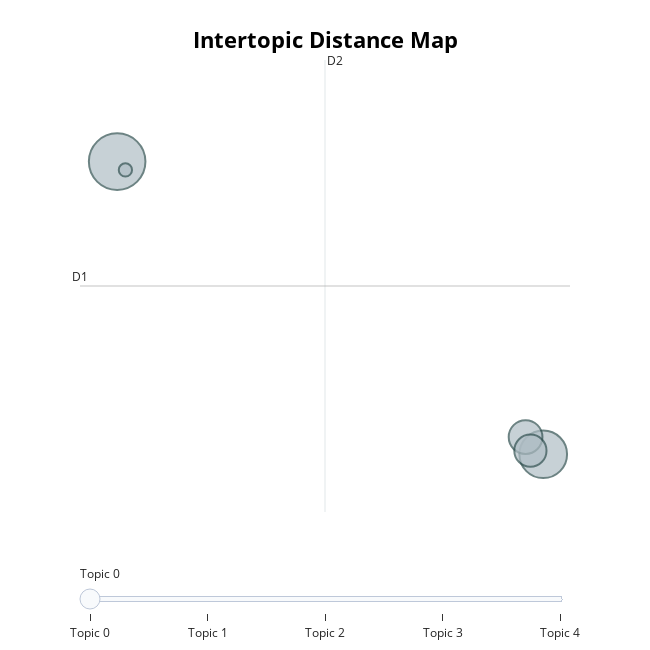

The code cell stored with this chart in its notebook:
### Code cell
# Visualize Topics (Intertopic Distance Map)
fig_topics = topic_model.visualize_topics()
fig_topics.show()

### Figure 1 — Plotly figure (JSON) as saved in the notebook; plotly's stock layout.template omitted (floating-point values rounded to 4 significant figures)
{"data": [{"customdata": [[0, "wa | product | one | work | great", 818], [1, "book | read | wa | story | one", 581], [2, "album | cd | song | music | like", 291], [3, "movie | film | wa | one | dvd", 265], [4, "game | fun | one | graphic | play", 45]], "hovertemplate": "<b>Topic %{customdata[0]}</b><br>%{customdata[1]}<br>Size: %{customdata[2]}", "legendgroup": "", "marker": {"color": "#B0BEC5", "line": {"color": "DarkSlateGrey", "width": 2}, "size": [818, 581, 291, 265, 45], "sizemode": "area", "sizeref": 0.5112, "symbol": "circle"}, "mode": "markers", "name": "", "orientation": "v", "showlegend": false, "type": "scatter", "x": [-11.22, 8.086, 7.286, 7.505, -10.85], "xaxis": "x", "y": [30.41, 17.27, 18.05, 17.44, 30.04], "yaxis": "y"}], "layout": {"annotations": [{"showarrow": false, "text": "D1", "x": -12.9, "y": 24.83, "yshift": 10}, {"showarrow": false, "text": "D2", "x": -1.803, "xshift": 10, "y": 34.97}], "height": 650, "hoverlabel": {"bgcolor": "white", "font": {"family": "Rockwell", "size": 16}}, "legend": {"itemsizing": "constant", "tracegroupgap": 0}, "margin": {"t": 60}, "shapes": [{"line": {"color": "#CFD8DC", "width": 2}, "type": "line", "x0": -1.803, "x1": -1.803, "y0": 14.68, "y1": 34.97}, {"line": {"color": "#9E9E9E", "width": 2}, "type": "line", "x0": -12.9, "x1": 9.299, "y0": 24.83, "y1": 24.83}], "sliders": [{"active": 0, "pad": {"t": 50}, "steps": [{"args": [{"marker.color": [["red", "#B0BEC5", "#B0BEC5", "#B0BEC5", "#B0BEC5"]]}], "label": "Topic 0", "method": "update"}, {"args": [{"marker.color": [["#B0BEC5", "red", "#B0BEC5", "#B0BEC5", "#B0BEC5"]]}], "label": "Topic 1", "method": "update"}, {"args": [{"marker.color": [["#B0BEC5", "#B0BEC5", "red", "#B0BEC5", "#B0BEC5"]]}], "label": "Topic 2", "method": "update"}, {"args": [{"marker.color": [["#B0BEC5", "#B0BEC5", "#B0BEC5", "red", "#B0BEC5"]]}], "label": "Topic 3", "method": "update"}, {"args": [{"marker.color": [["#B0BEC5", "#B0BEC5", "#B0BEC5", "#B0BEC5", "red"]]}], "label": "Topic 4", "method": "update"}]}], "title": {"font": {"color": "Black", "size": 22}, "text": "<b>Intertopic Distance Map</b>", "x": 0.5, "xanchor": "center", "y": 0.95, "yanchor": "top"}, "width": 650, "xaxis": {"anchor": "y", "domain": [0, 1], "range": [-12.9, 9.299], "title": {"text": ""}, "visible": false}, "yaxis": {"anchor": "x", "domain": [0, 1], "range": [14.68, 34.97], "title": {"text": ""}, "visible": false}}}
